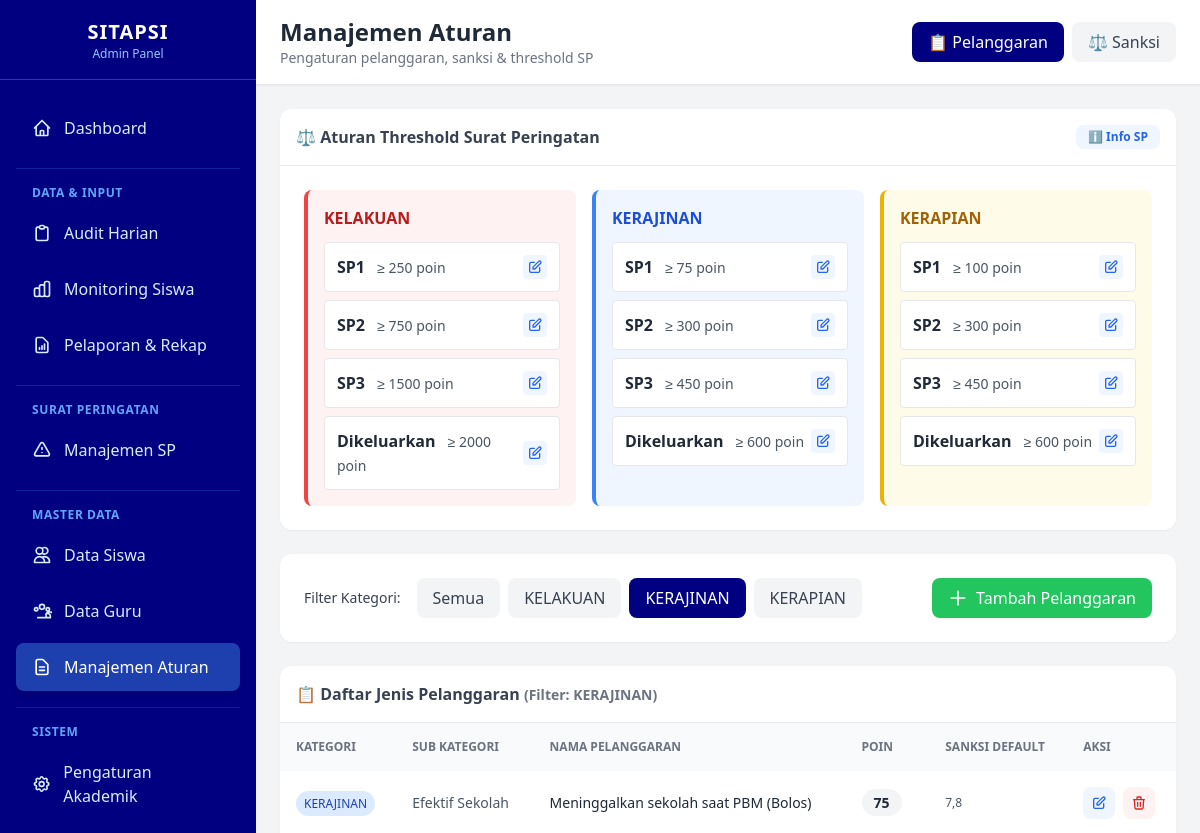
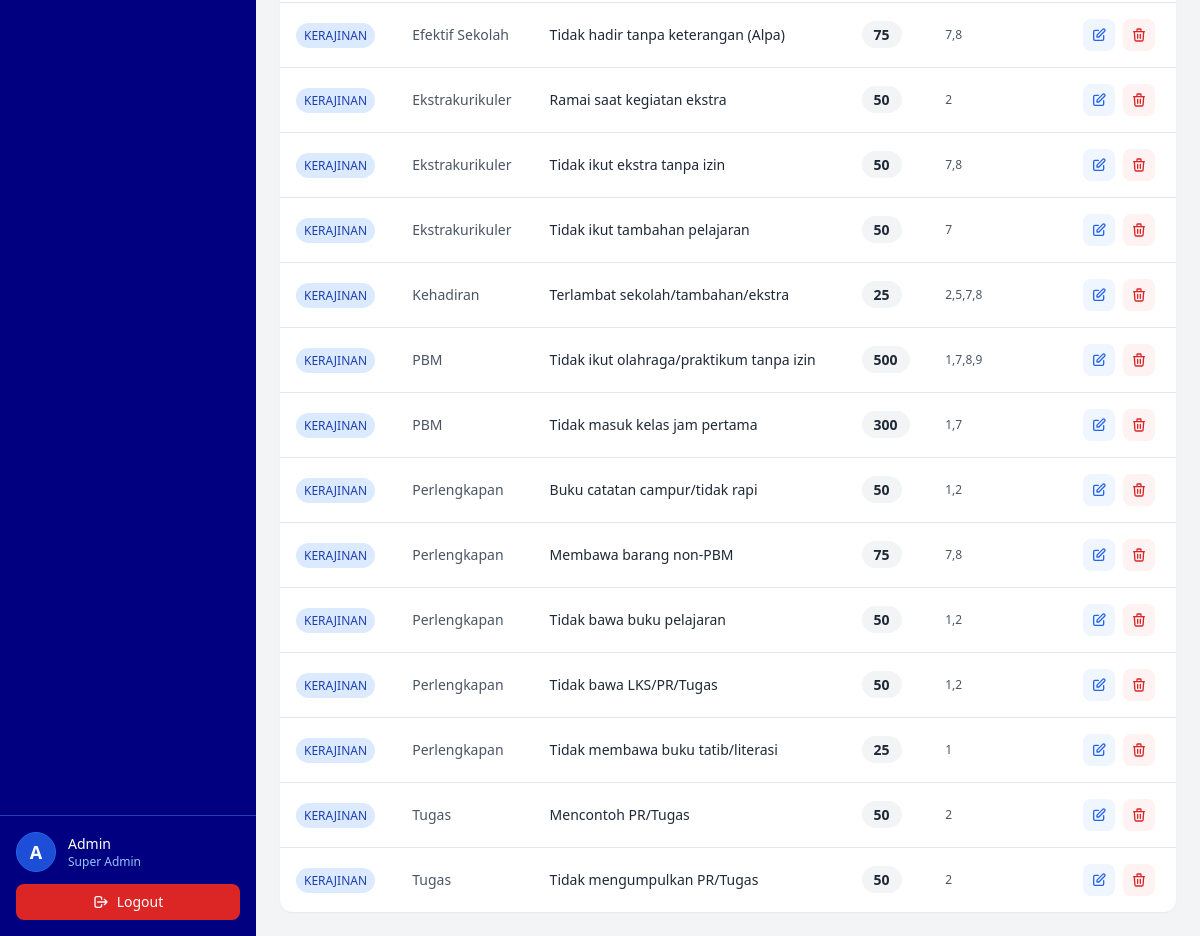
Page /views/admin/manajemen_aturan.php?tab=pelanggaran&kategori=2 (signed in) on the earlier database version (2 pictures, top to bottom).
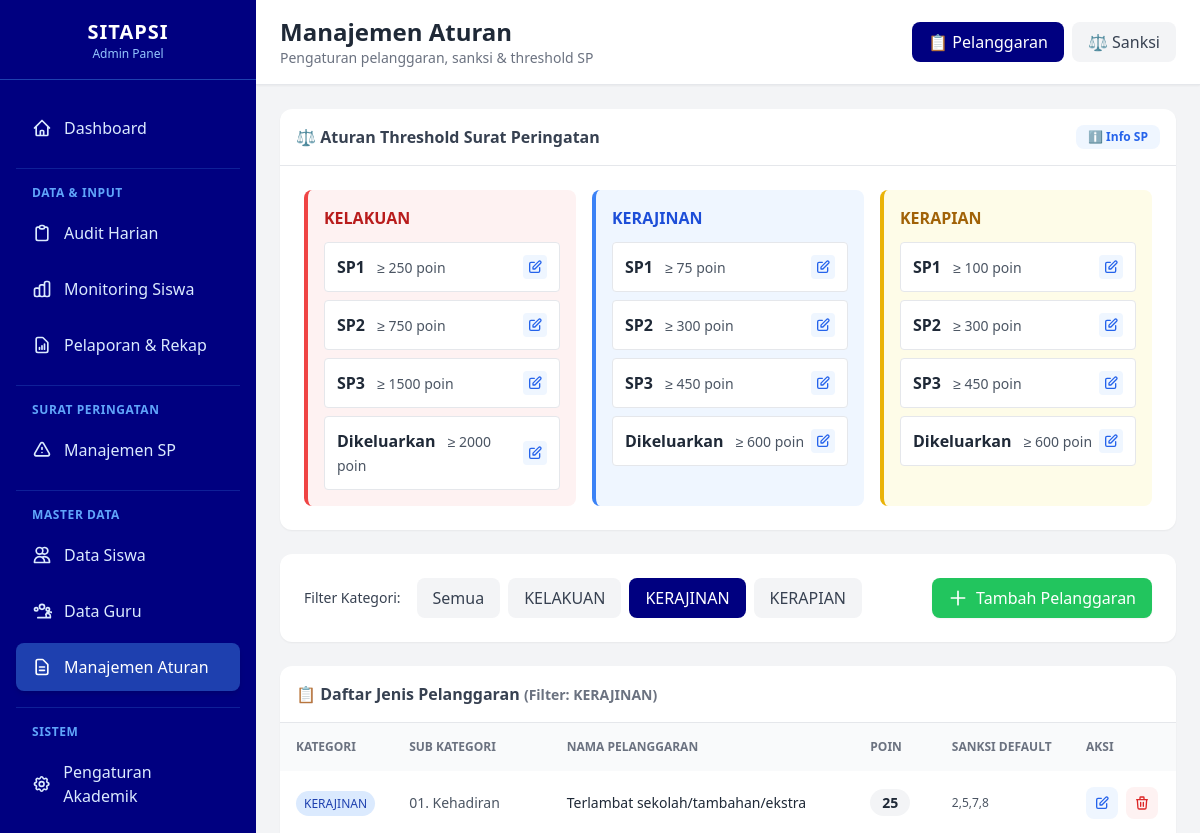
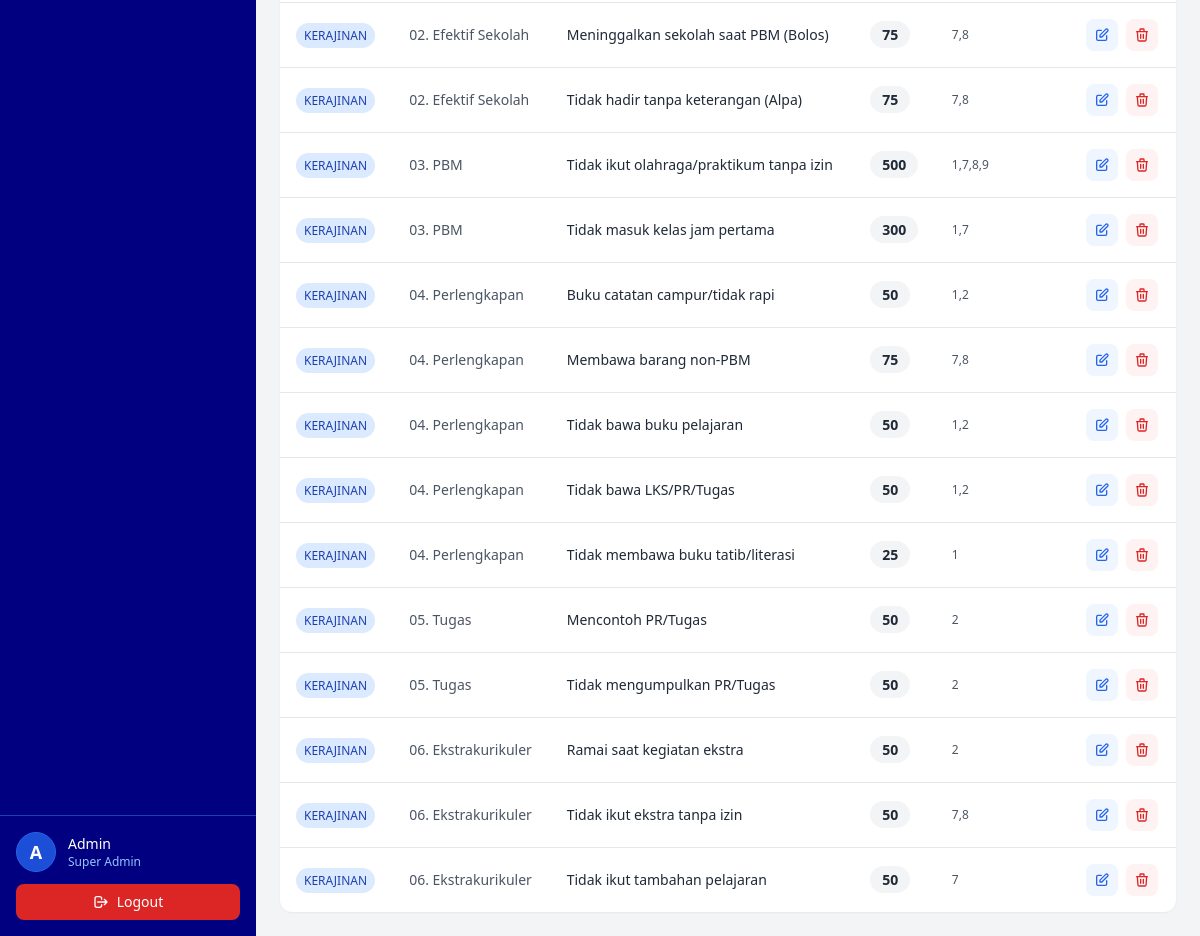
Same page on the later database version (2 pictures, top to bottom).
### tables this page shows
CREATE TABLE tb_aturan_sp (
    id_aturan_sp INT AUTO_INCREMENT PRIMARY KEY,
    id_kategori INT NOT NULL, 
    level_sp ENUM('SP1', 'SP2', 'SP3', 'Dikeluarkan') NOT NULL,
    batas_bawah_poin INT NOT NULL, 
    
    FOREIGN KEY (id_kategori) REFERENCES tb_kategori_pelanggaran(id_kategori)
);

CREATE TABLE tb_kategori_pelanggaran (
    id_kategori INT AUTO_INCREMENT PRIMARY KEY,
    nama_kategori VARCHAR(50) NOT NULL
);

CREATE TABLE tb_jenis_pelanggaran (
    id_jenis INT AUTO_INCREMENT PRIMARY KEY,
    id_kategori INT NOT NULL,
    sub_kategori VARCHAR(100), 
    nama_pelanggaran TEXT NOT NULL,
    poin_default INT NOT NULL,
    sanksi_default VARCHAR(50), 
    
    FOREIGN KEY (id_kategori) REFERENCES tb_kategori_pelanggaran(id_kategori)
);

### config/database.php (called while the page is built, shortened)
<?php
function getDBConnection() {
    static $pdo = null;
    if ($pdo === null) {
        try {
            $dsn = "mysql:host=" . DB_HOST . ";dbname=" . DB_NAME . ";charset=" . DB_CHARSET;
            $options = [
                PDO::ATTR_ERRMODE            => PDO::ERRMODE_EXCEPTION,
                PDO::ATTR_DEFAULT_FETCH_MODE => PDO::FETCH_ASSOC,
                PDO::ATTR_EMULATE_PREPARES   => false,
                PDO::MYSQL_ATTR_INIT_COMMAND => "SET NAMES " . DB_CHARSET
            ];
            $pdo = new PDO($dsn, DB_USER, DB_PASS, $options);
        } catch (PDOException $e) {
            error_log("Database Connection Error: " . $e->getMessage());
            die("Koneksi database gagal. Silakan hubungi administrator.");
        }
    }
    return $pdo;
}
function executeQuery($sql, $params = []) {
    $pdo = getDBConnection();
    $stmt = $pdo->prepare($sql);
    $stmt->execute($params);
    return $stmt;
}
function fetchAll($sql, $params = []) {
    $stmt = executeQuery($sql, $params);
    return $stmt->fetchAll();
}
?>

### views/admin/manajemen_aturan.php (the view, shortened to what the rows shown need)
<?php
require_once '../../config/database.php';
$active_tab = $_GET['tab'] ?? 'pelanggaran';
$filter_kategori = $_GET['kategori'] ?? 'all';
$kategori_list = fetchAll("SELECT id_kategori, nama_kategori FROM tb_kategori_pelanggaran ORDER BY id_kategori");
$aturan_sp = fetchAll("
    SELECT
        sp.id_aturan_sp,
        sp.level_sp,
        sp.batas_bawah_poin,
        k.nama_kategori,
        k.id_kategori
    FROM tb_aturan_sp sp
    JOIN tb_kategori_pelanggaran k ON sp.id_kategori = k.id_kategori
    ORDER BY k.id_kategori, sp.batas_bawah_poin
");
$sql_pelanggaran = "
    SELECT
        jp.id_jenis,
        jp.nama_pelanggaran,
        jp.poin_default,
        jp.sanksi_default,
        k.nama_kategori,
        k.id_kategori,
        jp.sub_kategori
    FROM tb_jenis_pelanggaran jp
    JOIN tb_kategori_pelanggaran k ON jp.id_kategori = k.id_kategori
    WHERE 1=1
";
$params = [];
if ($filter_kategori !== 'all') {
    $sql_pelanggaran .= " AND k.id_kategori = :kategori";
    $params['kategori'] = $filter_kategori;
}
$sql_pelanggaran .= " ORDER BY k.id_kategori, jp.sub_kategori, jp.nama_pelanggaran";
$pelanggaran_list = fetchAll($sql_pelanggaran, $params);
?>
<!DOCTYPE html>
<html lang="id">
<head>
    <script src="https://cdn.tailwindcss.com"></script>
</head>
<body class="bg-gray-50">
<div class="flex h-screen overflow-hidden">
    <?php include '../../includes/sidebar_admin.php'; ?>
    <div class="flex-1 overflow-auto bg-gray-100">
        <div class="bg-white shadow-sm border-b px-6 py-4 sticky top-0 z-30">
            <div class="flex items-center justify-between">
                <div>
                    <h1 class="text-2xl font-bold text-gray-800">Manajemen Aturan</h1>
                </div>
            </div>
        </div>
        <div class="p-6 space-y-6">
            <?php if ($active_tab === 'pelanggaran'): ?>
            <div class="bg-white rounded-xl shadow-sm overflow-hidden">
                <div class="p-6">
                    <div class="grid grid-cols-1 md:grid-cols-3 gap-4">
                        <?php
                        $grouped_sp = [];
                        foreach ($aturan_sp as $a) {
                            $grouped_sp[$a['nama_kategori']][] = $a;
                        }
                        $colors = [
                            'KELAKUAN' => ['bg' => 'bg-red-50', 'border' => 'border-red-500', 'text' => 'text-red-700'],
                            'KERAJINAN' => ['bg' => 'bg-blue-50', 'border' => 'border-blue-500', 'text' => 'text-blue-700'],
                            'KERAPIAN' => ['bg' => 'bg-yellow-50', 'border' => 'border-yellow-500', 'text' => 'text-yellow-700']
                        ];
                        foreach ($grouped_sp as $kategori => $aturan):
                            $color = $colors[$kategori] ?? ['bg' => 'bg-gray-50', 'border' => 'border-gray-500', 'text' => 'text-gray-700'];
                        ?>
                        <div class="<?= $color['bg'] ?> border-l-4 <?= $color['border'] ?> p-4 rounded-lg">
                            <h3 class="font-bold <?= $color['text'] ?> mb-3"><?= $kategori ?></h3>
                            <div class="space-y-2">
                                <?php foreach ($aturan as $a): ?>
                                <div class="bg-white p-3 rounded border flex justify-between items-center">
                                    <div>
                                        <span class="font-bold text-gray-800"><?= $a['level_sp'] ?></span>
                                        <span class="text-sm font-medium text-gray-600 ml-2">&ge; <?= $a['batas_bawah_poin'] ?> poin</span>
                                    </div>
                                    <button onclick="editAturanSP(<?= $a['id_aturan_sp'] ?>, '<?= $kategori ?>', '<?= $a['level_sp'] ?>', <?= $a['batas_bawah_poin'] ?>)"
                                            class="p-1 bg-blue-50 text-blue-600 rounded hover:bg-blue-100" title="Edit">
                                        <svg class="w-4 h-4" fill="none" stroke="currentColor" viewBox="0 0 24 24">
                                            <path stroke-linecap="round" stroke-linejoin="round" stroke-width="2" d="M11 5H6a2 2 0 00-2 2v11a2 2 0 002 2h11a2 2 0 002-2v-5m-1.414-9.414a2 2 0 112.828 2.828L11.828 15H9v-2.828l8.586-8.586z"></path>
                                        </svg>
                                    </button>
                                </div>
                                <?php endforeach; ?>
                            </div>
                        </div>
                        <?php endforeach; ?>
                    </div>
                </div>
            </div>
            <div class="bg-white rounded-xl shadow-sm p-6 flex items-center justify-between">
                <div class="flex items-center space-x-4">
                    <div class="flex space-x-2">
                        <a href="?tab=pelanggaran&kategori=all"
                           class="px-4 py-2 rounded-lg font-medium transition-colors <?= $filter_kategori === 'all' ? 'bg-navy text-white' : 'bg-gray-100 text-gray-700 hover:bg-gray-200' ?>">
                            Semua
                        </a>
                        <?php foreach ($kategori_list as $k): ?>
                        <a href="?tab=pelanggaran&kategori=<?= $k['id_kategori'] ?>"
                           class="px-4 py-2 rounded-lg font-medium transition-colors <?= $filter_kategori == $k['id_kategori'] ? 'bg-navy text-white' : 'bg-gray-100 text-gray-700 hover:bg-gray-200' ?>">
                            <?= $k['nama_kategori'] ?>
                        </a>
                        <?php endforeach; ?>
                    </div>
                </div>
            </div>
            <div class="bg-white rounded-xl shadow-sm overflow-hidden">
                <div class="p-4 border-b font-bold text-gray-700">
                    📋 Daftar Jenis Pelanggaran
                    <?php if ($filter_kategori !== 'all'): ?>
                        <?php
                        $nama_kat = '';
                        foreach ($kategori_list as $k) {
                            if ($k['id_kategori'] == $filter_kategori) {
                                $nama_kat = $k['nama_kategori'];
                                break;
                            }
                        }
                        ?>
                        <span class="text-sm text-gray-500">(Filter: <?= $nama_kat ?>)</span>
                    <?php endif; ?>
                </div>
                <div class="overflow-x-auto">
                    <table class="w-full text-left text-sm">
                        <thead class="bg-gray-50 text-xs text-gray-500 uppercase">
                            <tr>
                                <th class="p-4">Kategori</th>
                                <th class="p-4">Sub Kategori</th>
                                <th class="p-4">Nama Pelanggaran</th>
                                <th class="p-4">Poin</th>
                                <th class="p-4">Sanksi Default</th>
                                <th class="p-4">Aksi</th>
                            </tr>
                        </thead>
                        <tbody class="divide-y divide-gray-200">
                            <?php if (empty($pelanggaran_list)): ?>
                            <tr>
                                <td colspan="6" class="p-12 text-center text-gray-500">Tidak ada data pelanggaran</td>
                            </tr>
                            <?php else: ?>
                            <?php foreach($pelanggaran_list as $p): ?>
                            <tr class="hover:bg-gray-50">
                                <td class="p-4">
                                    <span class="px-2 py-1 rounded-full text-xs font-medium
                                        <?= $p['nama_kategori'] === 'KELAKUAN' ? 'bg-red-100 text-red-800' : '' ?>
                                        <?= $p['nama_kategori'] === 'KERAJINAN' ? 'bg-blue-100 text-blue-800' : '' ?>
                                        <?= $p['nama_kategori'] === 'KERAPIAN' ? 'bg-yellow-100 text-yellow-800' : '' ?>">
                                        <?= $p['nama_kategori'] ?>
                                    </span>
                                </td>
                                <td class="p-4 text-gray-600"><?= htmlspecialchars($p['sub_kategori']) ?></td>
                                <td class="p-4 font-medium text-gray-800"><?= htmlspecialchars($p['nama_pelanggaran']) ?></td>
                                <td class="p-4">
                                    <span class="px-3 py-1 bg-gray-100 rounded-full font-bold text-gray-800">
                                        <?= $p['poin_default'] ?>
                                    </span>
                                </td>
                                <td class="p-4 text-gray-600 text-xs"><?= htmlspecialchars($p['sanksi_default']) ?></td>
                                <td class="p-4">
                                    <div class="flex space-x-2">
                                        <button onclick='editPelanggaran(<?= json_encode($p) ?>)'
                                                class="p-2 bg-blue-50 text-blue-600 rounded-lg hover:bg-blue-100" title="Edit">
                                            <svg class="w-4 h-4" fill="none" stroke="currentColor" viewBox="0 0 24 24">
                                                <path stroke-linecap="round" stroke-linejoin="round" stroke-width="2" d="M11 5H6a2 2 0 00-2 2v11a2 2 0 002 2h11a2 2 0 002-2v-5m-1.414-9.414a2 2 0 112.828 2.828L11.828 15H9v-2.828l8.586-8.586z"></path>
                                            </svg>
                                        </button>
                                        <button onclick="hapusPelanggaran(<?= $p['id_jenis'] ?>)"
                                                class="p-2 bg-red-50 text-red-600 rounded-lg hover:bg-red-100" title="Hapus">
                                            <svg class="w-4 h-4" fill="none" stroke="currentColor" viewBox="0 0 24 24">
                                                <path stroke-linecap="round" stroke-linejoin="round" stroke-width="2" d="M19 7l-.867 12.142A2 2 0 0116.138 21H7.862a2 2 0 01-1.995-1.858L5 7m5 4v6m4-6v6m1-10V4a1 1 0 00-1-1h-4a1 1 0 00-1 1v3M4 7h16"></path>
                                            </svg>
                                        </button>
                                    </div>
                                </td>
                            </tr>
                            <?php endforeach; ?>
                            <?php endif; ?>
                        </tbody>
                    </table>
                </div>
            </div>
            <?php endif; ?>
        </div>
    </div>
</div>
</body>
</html>

Differences in the rows shown:
changed tb_jenis_pelanggaran "Terlambat sekolah/tambahan/ekstra": sub_kategori "Kehadiran" → "01. Kehadiran"; moves up the list
changed tb_jenis_pelanggaran "Meninggalkan sekolah saat PBM (Bolos)": sub_kategori "Efektif Sekolah" → "02. Efektif Sekolah"
changed tb_jenis_pelanggaran "Tidak hadir tanpa keterangan (Alpa)": sub_kategori "Efektif Sekolah" → "02. Efektif Sekolah"
changed tb_jenis_pelanggaran "Tidak ikut olahraga/praktikum tanpa izin": sub_kategori "PBM" → "03. PBM"
changed tb_jenis_pelanggaran "Tidak masuk kelas jam pertama": sub_kategori "PBM" → "03. PBM"
changed tb_jenis_pelanggaran "Buku catatan campur/tidak rapi": sub_kategori "Perlengkapan" → "04. Perlengkapan"
changed tb_jenis_pelanggaran "Membawa barang non-PBM": sub_kategori "Perlengkapan" → "04. Perlengkapan"
changed tb_jenis_pelanggaran "Tidak bawa buku pelajaran": sub_kategori "Perlengkapan" → "04. Perlengkapan"
changed tb_jenis_pelanggaran "Tidak bawa LKS/PR/Tugas": sub_kategori "Perlengkapan" → "04. Perlengkapan"
changed tb_jenis_pelanggaran "Tidak membawa buku tatib/literasi": sub_kategori "Perlengkapan" → "04. Perlengkapan"
changed tb_jenis_pelanggaran "Mencontoh PR/Tugas": sub_kategori "Tugas" → "05. Tugas"
changed tb_jenis_pelanggaran "Tidak mengumpulkan PR/Tugas": sub_kategori "Tugas" → "05. Tugas"
changed tb_jenis_pelanggaran "Ramai saat kegiatan ekstra": sub_kategori "Ekstrakurikuler" → "06. Ekstrakurikuler"; moves down the list
changed tb_jenis_pelanggaran "Tidak ikut ekstra tanpa izin": sub_kategori "Ekstrakurikuler" → "06. Ekstrakurikuler"; moves down the list
changed tb_jenis_pelanggaran "Tidak ikut tambahan pelajaran": sub_kategori "Ekstrakurikuler" → "06. Ekstrakurikuler"; moves down the list
